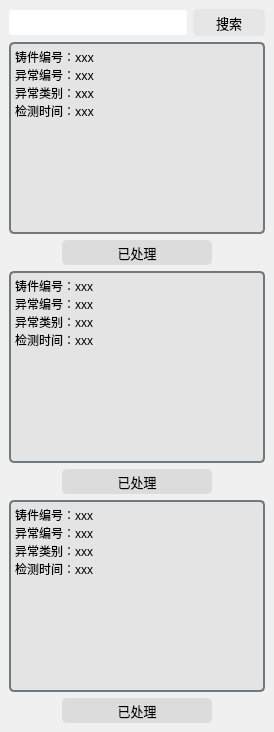
  <widget class="QDockWidget" name="dockWidget_3">
   <property name="minimumSize">
    <size>
     <width>268</width>
     <height>475</height>
    </size>
   </property>
   <property name="maximumSize">
    <size>
     <width>293</width>
     <height>16775</height>
    </size>
   </property>
   <property name="font">
    <font>
     <family>黑体</family>
    </font>
   </property>
   <property name="autoFillBackground">
    <bool>false</bool>
   </property>
   <property name="styleSheet">
    <string notr="true">background-color:rgba(240, 240, 240,0);
/*color: rgb(255, 255, 255);*/
</string>
   </property>
   <property name="floating">
    <bool>false</bool>
   </property>
   <property name="windowTitle">
    <string>任务流水</string>
   </property>
   <attribute name="dockWidgetArea">
    <number>2</number>
   </attribute>
   <widget class="QWidget" name="dockWidgetContents_3">
    <property name="styleSheet">
     <string notr="true">background-color: rgb(240, 240, 240);</string>
    </property>
    <layout class="QVBoxLayout" name="verticalLayout_4">
     <item>
      <layout class="QHBoxLayout" name="horizontalLayout_13">
       <item>
        <widget class="QLineEdit" name="lineEdit_3">
         <property name="minimumSize">
          <size>
           <width>0</width>
           <height>25</height>
          </size>
         </property>
         <property name="font">
          <font>
           <family>黑体</family>
          </font>
         </property>
         <property name="styleSheet">
          <string notr="true">background-color: rgb(255, 255, 255);border-radius:3px;</string>
         </property>
        </widget>
       </item>
       <item>
        <widget class="QPushButton" name="pushButton_18">
         <property name="minimumSize">
          <size>
           <width>72</width>
           <height>27</height>
          </size>
         </property>
         <property name="font">
          <font>
           <family>黑体</family>
           <pointsize>10</pointsize>
          </font>
         </property>
         <property name="styleSheet">
          <string notr="true">background-color: rgb(230, 230, 230);border-radius:5px;</string>
         </property>
         <property name="text">
          <string>搜索</string>
         </property>
        </widget>
       </item>
      </layout>
     </item>
     <item>
      <layout class="QVBoxLayout" name="verticalLayout">
       <item>
        <widget class="QTextBrowser" name="textBrowser">
         <property name="font">
          <font>
           <family>黑体</family>
          </font>
         </property>
         <property name="styleSheet">
          <string notr="true">background-color: rgba(220, 220, 220, 150);/*color: rgb(255,255,255);*/border-radius:5px;border-style:solid;border-width:2px;border-color: rgb(113, 120, 126);
</string>
         </property>
         <property name="frameShape">
          <enum>QFrame::Box</enum>
         </property>
         <property name="frameShadow">
          <enum>QFrame::Raised</enum>
         </property>
         <property name="html">
          <string>&lt;!DOCTYPE HTML PUBLIC &quot;-//W3C//DTD HTML 4.0//EN&quot; &quot;http://www.w3.org/TR/REC-html40/strict.dtd&quot;&gt;
&lt;html&gt;&lt;head&gt;&lt;meta name=&quot;qrichtext&quot; content=&quot;1&quot; /&gt;&lt;style type=&quot;text/css&quot;&gt;
p, li { white-space: pre-wrap; }
&lt;/style&gt;&lt;/head&gt;&lt;body style=&quot; font-family:'黑体'; font-size:9pt; font-weight:400; font-style:normal;&quot;&gt;
&lt;p style=&quot; margin-top:0px; margin-bottom:0px; margin-left:0px; margin-right:0px; -qt-block-indent:0; text-indent:0px;&quot;&gt;&lt;span style=&quot; font-family:'SimSun';&quot;&gt;铸件编号：xxx&lt;/span&gt;&lt;/p&gt;
&lt;p style=&quot; margin-top:0px; margin-bottom:0px; margin-left:0px; margin-right:0px; -qt-block-indent:0; text-indent:0px;&quot;&gt;&lt;span style=&quot; font-family:'SimSun';&quot;&gt;异常编号：xxx&lt;/span&gt;&lt;/p&gt;
&lt;p style=&quot; margin-top:0px; margin-bottom:0px; margin-left:0px; margin-right:0px; -qt-block-indent:0; text-indent:0px;&quot;&gt;&lt;span style=&quot; font-family:'SimSun';&quot;&gt;异常类别：xxx&lt;/span&gt;&lt;/p&gt;
&lt;p style=&quot; margin-top:0px; margin-bottom:0px; margin-left:0px; margin-right:0px; -qt-block-indent:0; text-indent:0px;&quot;&gt;&lt;span style=&quot; font-family:'SimSun';&quot;&gt;检测时间：xxx&lt;/span&gt;&lt;/p&gt;&lt;/body&gt;&lt;/html&gt;</string>
         </property>
        </widget>
       </item>
       <item>
        <layout class="QHBoxLayout" name="horizontalLayout_17">
         <item>
          <spacer name="horizontalSpacer_7">
           <property name="orientation">
            <enum>Qt::Horizontal</enum>
           </property>
           <property name="sizeHint" stdset="0">
            <size>
             <width>40</width>
             <height>20</height>
            </size>
           </property>
          </spacer>
         </item>
         <item>
          <widget class="QPushButton" name="pushButton_19">
           <property name="sizePolicy">
            <sizepolicy hsizetype="Minimum" vsizetype="Fixed">
             <horstretch>0</horstretch>
             <verstretch>0</verstretch>
            </sizepolicy>
           </property>
           <property name="minimumSize">
            <size>
             <width>150</width>
             <height>25</height>
            </size>
           </property>
           <property name="maximumSize">
            <size>
             <width>150</width>
             <height>16777215</height>
            </size>
           </property>
           <property name="font">
            <font>
             <family>黑体</family>
             <pointsize>10</pointsize>
            </font>
           </property>
           <property name="styleSheet">
            <string notr="true">background-color: rgb(220, 220, 220);border-radius:5px;</string>
           </property>
           <property name="text">
            <string>已处理</string>
           </property>
          </widget>
         </item>
         <item>
          <spacer name="horizontalSpacer_9">
           <property name="orientation">
            <enum>Qt::Horizontal</enum>
           </property>
           <property name="sizeHint" stdset="0">
            <size>
             <width>40</width>
             <height>20</height>
            </size>
           </property>
          </spacer>
         </item>
        </layout>
       </item>
       <item>
        <widget class="QTextBrowser" name="textBrowser_2">
         <property name="styleSheet">
          <string notr="true">background-color: rgba(220, 220, 220, 150);/*color: rgb(255,255,255);*/border-radius:5px;border-style:solid;border-width:2px;border-color: rgb(113, 120, 126);
</string>
         </property>
         <property name="frameShape">
          <enum>QFrame::Box</enum>
         </property>
         <property name="frameShadow">
          <enum>QFrame::Raised</enum>
         </property>
         <property name="html">
          <string>&lt;!DOCTYPE HTML PUBLIC &quot;-//W3C//DTD HTML 4.0//EN&quot; &quot;http://www.w3.org/TR/REC-html40/strict.dtd&quot;&gt;
&lt;html&gt;&lt;head&gt;&lt;meta name=&quot;qrichtext&quot; content=&quot;1&quot; /&gt;&lt;style type=&quot;text/css&quot;&gt;
p, li { white-space: pre-wrap; }
&lt;/style&gt;&lt;/head&gt;&lt;body style=&quot; font-family:'SimSun'; font-size:9pt; font-weight:400; font-style:normal;&quot;&gt;
&lt;p style=&quot; margin-top:0px; margin-bottom:0px; margin-left:0px; margin-right:0px; -qt-block-indent:0; text-indent:0px;&quot;&gt;铸件编号：xxx&lt;/p&gt;
&lt;p style=&quot; margin-top:0px; margin-bottom:0px; margin-left:0px; margin-right:0px; -qt-block-indent:0; text-indent:0px;&quot;&gt;异常编号：xxx&lt;/p&gt;
&lt;p style=&quot; margin-top:0px; margin-bottom:0px; margin-left:0px; margin-right:0px; -qt-block-indent:0; text-indent:0px;&quot;&gt;异常类别：xxx&lt;/p&gt;
&lt;p style=&quot; margin-top:0px; margin-bottom:0px; margin-left:0px; margin-right:0px; -qt-block-indent:0; text-indent:0px;&quot;&gt;检测时间：xxx&lt;/p&gt;&lt;/body&gt;&lt;/html&gt;</string>
         </property>
        </widget>
       </item>
       <item>
        <layout class="QHBoxLayout" name="horizontalLayout_23">
         <item>
          <spacer name="horizontalSpacer_14">
           <property name="orientation">
            <enum>Qt::Horizontal</enum>
           </property>
           <property name="sizeHint" stdset="0">
            <size>
             <width>40</width>
             <height>20</height>
            </size>
           </property>
          </spacer>
         </item>
         <item>
          <widget class="QPushButton" name="pushButton_21">
           <property name="minimumSize">
            <size>
             <width>150</width>
             <height>25</height>
            </size>
           </property>
           <property name="maximumSize">
            <size>
             <width>150</width>
             <height>16777215</height>
            </size>
           </property>
           <property name="font">
            <font>
             <family>黑体</family>
             <pointsize>10</pointsize>
            </font>
           </property>
           <property name="styleSheet">
            <string notr="true">background-color: rgb(220, 220, 220);border-radius:5px;</string>
           </property>
           <property name="text">
            <string>已处理</string>
           </property>
          </widget>
         </item>
         <item>
          <spacer name="horizontalSpacer_13">
           <property name="orientation">
            <enum>Qt::Horizontal</enum>
           </property>
           <property name="sizeHint" stdset="0">
            <size>
             <width>40</width>
             <height>20</height>
            </size>
           </property>
          </spacer>
         </item>
        </layout>
       </item>
       <item>
        <widget class="QTextBrowser" name="textBrowser_3">
         <property name="styleSheet">
          <string notr="true">background-color: rgba(220, 220, 220, 150);/*color: rgb(255,255,255);*/border-radius:5px;border-style:solid;border-width:2px;border-color: rgb(113, 120, 126);
</string>
         </property>
         <property name="frameShape">
          <enum>QFrame::Box</enum>
         </property>
         <property name="frameShadow">
          <enum>QFrame::Raised</enum>
         </property>
         <property name="html">
          <string>&lt;!DOCTYPE HTML PUBLIC &quot;-//W3C//DTD HTML 4.0//EN&quot; &quot;http://www.w3.org/TR/REC-html40/strict.dtd&quot;&gt;
&lt;html&gt;&lt;head&gt;&lt;meta name=&quot;qrichtext&quot; content=&quot;1&quot; /&gt;&lt;style type=&quot;text/css&quot;&gt;
p, li { white-space: pre-wrap; }
&lt;/style&gt;&lt;/head&gt;&lt;body style=&quot; font-family:'SimSun'; font-size:9pt; font-weight:400; font-style:normal;&quot;&gt;
&lt;p style=&quot; margin-top:0px; margin-bottom:0px; margin-left:0px; margin-right:0px; -qt-block-indent:0; text-indent:0px;&quot;&gt;铸件编号：xxx&lt;/p&gt;
&lt;p style=&quot; margin-top:0px; margin-bottom:0px; margin-left:0px; margin-right:0px; -qt-block-indent:0; text-indent:0px;&quot;&gt;异常编号：xxx&lt;/p&gt;
&lt;p style=&quot; margin-top:0px; margin-bottom:0px; margin-left:0px; margin-right:0px; -qt-block-indent:0; text-indent:0px;&quot;&gt;异常类别：xxx&lt;/p&gt;
&lt;p style=&quot; margin-top:0px; margin-bottom:0px; margin-left:0px; margin-right:0px; -qt-block-indent:0; text-indent:0px;&quot;&gt;检测时间：xxx&lt;/p&gt;&lt;/body&gt;&lt;/html&gt;</string>
         </property>
        </widget>
       </item>
       <item>
        <layout class="QHBoxLayout" name="horizontalLayout_39">
         <item>
          <spacer name="horizontalSpacer_16">
           <property name="orientation">
            <enum>Qt::Horizontal</enum>
           </property>
           <property name="sizeHint" stdset="0">
            <size>
             <width>40</width>
             <height>20</height>
            </size>
           </property>
          </spacer>
         </item>
         <item>
          <widget class="QPushButton" name="pushButton_20">
           <property name="minimumSize">
            <size>
             <width>150</width>
             <height>25</height>
            </size>
           </property>
           <property name="maximumSize">
            <size>
             <width>150</width>
             <height>16777215</height>
            </size>
           </property>
           <property name="font">
            <font>
             <family>黑体</family>
             <pointsize>10</pointsize>
            </font>
           </property>
           <property name="styleSheet">
            <string notr="true">background-color: rgb(220, 220, 220);border-radius:5px;</string>
           </property>
           <property name="text">
            <string>已处理</string>
           </property>
          </widget>
         </item>
         <item>
          <spacer name="horizontalSpacer_15">
           <property name="orientation">
            <enum>Qt::Horizontal</enum>
           </property>
           <property name="sizeHint" stdset="0">
            <size>
             <width>40</width>
             <height>20</height>
            </size>
           </property>
          </spacer>
         </item>
        </layout>
       </item>
      </layout>
     </item>
    </layout>
   </widget>
  </widget>
